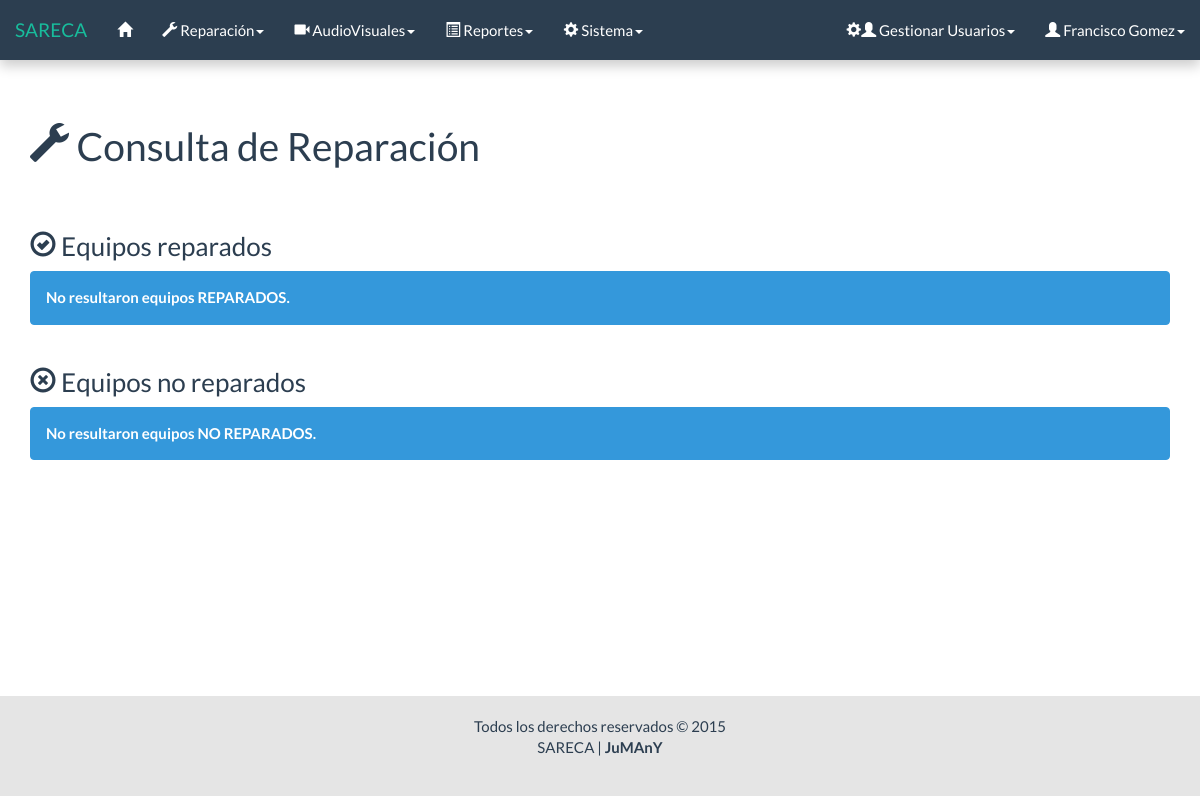
Before: /html/conslt_lista_eq_f.php (signed in) with the older database file.
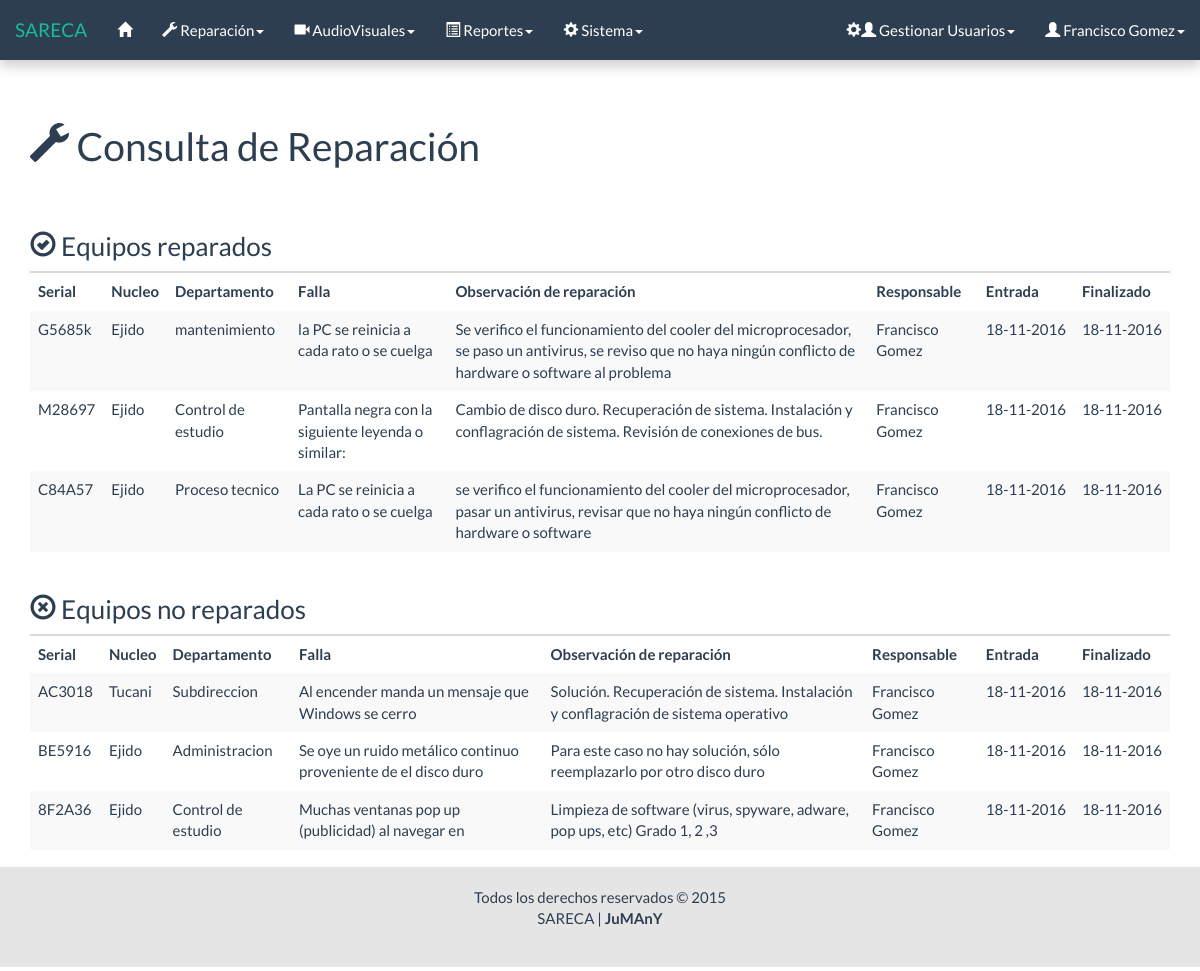
After: the same page with the newer database file.
### tables this page shows
CREATE TABLE `reparacion` (
  `Id` int(11) NOT NULL AUTO_INCREMENT,
  `Serial_equipo` varchar(11) NOT NULL,
  `Fecha_entrada` date NOT NULL,
  `Nucleo` varchar(50) NOT NULL,
  `Departamento` varchar(100) NOT NULL,
  `falla` varchar(200) NOT NULL,
  `Estado` int(1) NOT NULL,
  `observacion` varchar(200) NOT NULL,
  `resultado` int(1) NOT NULL,
  `observacion_reaparacion` varchar(200) NOT NULL,
  `Fecha_salida` date NOT NULL,
  `responsable` varchar(50) NOT NULL,
  PRIMARY KEY (`Id`),
  UNIQUE KEY `Serial_equipo` (`Serial_equipo`,`Fecha_entrada`),
  KEY `responsable` (`responsable`),
  CONSTRAINT `reparacion_ibfk_1` FOREIGN KEY (`responsable`) REFERENCES `usuario` (`Id`) ON UPDATE CASCADE
);

CREATE TABLE `usuario` (
  `Id` varchar(50) NOT NULL,
  `Contrasena` varchar(32) NOT NULL,
  `Nivel` int(1) NOT NULL,
  `Nombre` varchar(50) NOT NULL,
  `correo` varchar(50) NOT NULL,
  PRIMARY KEY (`Id`)
);

### php/lista_eq.php (the view, shortened to what this page needs)
<?php
	require('conexion/conexion.php');
	$sql = "SELECT reparacion.*, usuario.Nombre
			FROM reparacion
			JOIN usuario ON usuario.Id = reparacion.responsable
			WHERE Estado = 2
			AND resultado = 2";
	$res = $conectar->query($sql);
	if ($res->num_rows == 0) {
?>
		<div class="row">
			<div class="col-lg-12">
				<h3><span class="glyphicon glyphicon-ok-circle"></span> Equipos reparados</h3>
				<div class="alert alert-dismissible alert-info">
					<strong>No resultaron equipos REPARADOS.</strong>
				</div>
			</div>
		</div>
<?php
	} else {
?>
		<div class="row">
			<div class="col-lg-12">
				<h3><span class="glyphicon glyphicon-ok-circle"></span> Equipos reparados</h3>
				<table id="" class="table table-striped table-hover consulta">
					<thead>
						<tr>
							<th>Serial</th>
							<th>Nucleo</th>
							<th>Departamento</th>
							<th>Falla</th>
							<th>Observación de reparación</th>
							<th>Responsable</th>
							<th>Entrada</th>
							<th>Finalizado</th>
						</tr>
					</thead>
					<tbody>
					<?php
					while ($fila = $res->fetch_object()) {
						list($a,$m,$d) = explode('-',$fila->Fecha_entrada);
						list($af,$mf,$df) = explode('-',$fila->Fecha_salida);
						printf('
							<tr>
								<td>%s</td>
								<td>%s</td>
								<td>%s</td>
								<td>%s</td>
								<td>%s</td>
								<td>%s</td>
								<td>%d-%d-%d</td>
								<td>%d-%d-%d</td>
							</tr>',
							$fila->Serial_equipo,
							$fila->Nucleo,
							$fila->Departamento,
							$fila->falla,
							$fila->observacion_reaparacion,
							$fila->Nombre,
							$d,
							$m,
							$a,
							$df,
							$mf,
							$af
						);
					}
					?>
					</tbody>
				</table>
			</div>
		</div>
<?php
	}
	$sql = "SELECT reparacion.*, usuario.Nombre
			FROM reparacion
			JOIN usuario ON usuario.Id = reparacion.responsable
			WHERE Estado = 2
			AND resultado = 1";
	$res = $conectar->query($sql);
	if ($res->num_rows == 0) {
?>
		<div class="row">
			<div class="col-lg-12">
				<h3><span class="glyphicon glyphicon-remove-circle"></span> Equipos no reparados</h3>
				<div class="alert alert-dismissible alert-info">
					<strong>No resultaron equipos NO REPARADOS.</strong>
				</div>
			</div>
		</div>
<?php
	} else {
?>
		<div class="row">
			<div class="col-lg-12">
				<h3><span class="glyphicon glyphicon-remove-circle"></span> Equipos no reparados</h3>
				<table class="table table-striped table-hover consulta">
					<thead>
						<tr>
							<th>Serial</th>
							<th>Nucleo</th>
							<th>Departamento</th>
							<th>Falla</th>
							<th>Observación de reparación</th>
							<th>Responsable</th>
							<th>Entrada</th>
							<th>Finalizado</th>
						</tr>
					</thead>
					<tbody>
					<?php
					while ($fila = $res->fetch_object()) {
						list($a,$m,$d) = explode('-',$fila->Fecha_entrada);
						list($af,$mf,$df) = explode('-',$fila->Fecha_salida);
						printf('
							<tr>
								<td>%s</td>
								<td>%s</td>
								<td>%s</td>
								<td>%s</td>
								<td>%s</td>
								<td>%s</td>
								<td>%d-%d-%d</td>
								<td>%d-%d-%d</td>
							</tr>',
							$fila->Serial_equipo,
							$fila->Nucleo,
							$fila->Departamento,
							$fila->falla,
							$fila->observacion_reaparacion,
							$fila->Nombre,
							$d,
							$m,
							$a,
							$df,
							$mf,
							$af
						);
					}
					?>
					</tbody>
				</table>
			</div>
		</div>
<?php
	}
?>

### html/conslt_lista_eq_f.php (shortened to what this page needs)
<!DOCTYPE html>
<html lang="es">
	<head>
		<link rel="stylesheet" href="../css/bootstrap.css">
		<link rel="stylesheet" href="../css/general.css">
		<link rel="stylesheet" href="../css/jquery.dataTables.min.css">
	</head>
	<body>
		<div id="wrap">
			<?php
				include("menu/menu.php");
			?>
			<div class="container">
				<div class="bs-docs-section">
					<?php
						include('mensaje/mensaje.php');
					?>
					<div class="row">
						<div class="col-lg-12">
							<div class="page-header">
								<h1><span class="glyphicon glyphicon-wrench"></span> Consulta de Reparación</h1>
							</div>
						</div>
					</div>
					<?php include '../php/lista_eq.php'; ?>
				</div>
			</div>
			<div id="push"></div>
		</div>
		<div id="footer">
			<div class="container">
				<p class="muted credit">
					Todos los derechos reservados &copy; 2015 <br>
					SARECA | <b>JuMAnY</b>
				</p>
			</div>
		</div>
	</body>
</html>

### html/menu/menu.php (shortened to what this page needs)
<nav class="navbar navbar-default navbar-fixed-top">
	<div class="container-fluid">
		<div class="navbar-header">
			<a class="navbar-brand" href="#">SARECA</a>
		</div>
		<div class="collapse navbar-collapse" id="bs-example-navbar-collapse-1">
			<ul class="nav navbar-nav">
				<li data-toggle="tooltip" data-placement="bottom" title="" data-original-title="Inicio"><a href="inicio.php"><span class="glyphicon glyphicon-home"></span></a></li>
				<?php if($_SESSION["nivel"] == 3 || $_SESSION["nivel"] == 1){ ?>
							<li class="dropdown">
								<a href="#" class="dropdown-toggle" data-toggle="dropdown" role="button" aria-expanded="false"><span class="glyphicon glyphicon-wrench"></span> Reparación<span class="caret"></span></a>
							</li>
				<?php 	}
						if($_SESSION["nivel"] == 2 || $_SESSION["nivel"] == 1){
				?>
							<li class="dropdown">
								<a href="#" class="dropdown-toggle" data-toggle="dropdown" role="button" aria-expanded="false"><span class="glyphicon glyphicon-facetime-video"></span> AudioVisuales<span class="caret"></span></a>
							</li>
				<?php
				 		}
				?>
				<li class="dropdown">
					<a href="#" class="dropdown-toggle" data-toggle="dropdown" role="button" aria-expanded="false"><span class="glyphicon glyphicon-list-alt"></span> Reportes<span class="caret"></span></a>
				</li>
				<?php
						if($_SESSION["nivel"] == 1){
				?>
							<li class="dropdown">
								<a href="#" class="dropdown-toggle" data-toggle="dropdown" role="button" aria-expanded="false"><span class="glyphicon glyphicon-cog"></span> Sistema<span class="caret"></span></a>
							</li>
				<?php 	} ?>
			</ul>
			<ul class="nav navbar-nav navbar-right">
				<?php if($_SESSION["nivel"] == 1){ ?>
							<li class="dropdown">
								<a href="#" class="dropdown-toggle" data-toggle="dropdown" role="button" aria-expanded="false"><span class="glyphicon glyphicon-cog"></span><span class="glyphicon glyphicon-user"></span> Gestionar Usuarios<span class="caret"></span></a>
							</li>
				<?php } ?>
				<li data-toggle="tooltip" data-placement="left" title="" data-original-title="Perfil Usuario" class="dropdown">
					<a href="#" class="dropdown-toggle" data-toggle="dropdown" role="button" aria-expanded="false"><span class="glyphicon glyphicon-user"></span> <?=$_SESSION['nombre']?><span class="caret"></span></a>
				</li>
			</ul>
		</div>
	</div>
</nav>

### html/mensaje/mensaje.php (shortened to what this page needs)
<div class="row">
	<div class="col-lg-6 col-lg-offset-3">
		<br>
	</div>
</div>

### css/general.css (style rules this page uses)
html, body { height: 100%; }
.navbar { box-shadow: 0px 6px 12px rgba(0, 0, 0, 0.2); }
#wrap { min-height: 100%; height: auto !important; height: 100%; margin: 0 auto -104px; }
#push, #footer { height: 100px; }
#footer { text-align: center; background-color: #e5e5e5; }
#wrap > .container { padding-top: 60px; }
.container .credit { margin: 20px 0; }

Changed rows visible on the page:
added reparacion: Serial_equipo "G5685k", Nucleo "Ejido", Departamento "mantenimiento", falla "la PC se reinicia a cada rato o se cuelga", observacion_reaparacion "Se verifico el funcionamiento del cooler del microprocesador, se paso un antivirus, se reviso que no haya ningún conflicto de hardware o software al problema", responsable.Nombre "Francisco Gomez", d "18", m "11", a "2016", df "18", mf "11", af "2016", shown under "Equipos reparados"
added reparacion: Serial_equipo "M28697", Nucleo "Ejido", Departamento "Control de estudio", falla "Pantalla negra con la siguiente leyenda o similar:", observacion_reaparacion "Cambio de disco duro. Recuperación de sistema. Instalación y conflagración de sistema. Revisión de conexiones de bus.", responsable.Nombre "Francisco Gomez", d "18", m "11", a "2016", df "18", mf "11", af "2016", shown under "Equipos reparados"
added reparacion: Serial_equipo "C84A57", Nucleo "Ejido", Departamento "Proceso tecnico", falla "La PC se reinicia a cada rato o se cuelga", observacion_reaparacion "se verifico el funcionamiento del cooler del microprocesador, pasar un antivirus, revisar que no haya ningún conflicto de hardware o software", responsable.Nombre "Francisco Gomez", d "18", m "11", a "2016", df "18", mf "11", af "2016", shown under "Equipos reparados"
added reparacion: Serial_equipo "AC3018", Nucleo "Tucani", Departamento "Subdireccion", falla "Al encender manda un mensaje que Windows se cerro", observacion_reaparacion "Solución. Recuperación de sistema. Instalación y conflagración de sistema operativo", responsable.Nombre "Francisco Gomez", d "18", m "11", a "2016", df "18", mf "11", af "2016", shown under "Equipos no reparados"
added reparacion: Serial_equipo "BE5916", Nucleo "Ejido", Departamento "Administracion", falla "Se oye un ruido metálico continuo proveniente de el disco duro", observacion_reaparacion "Para este caso no hay solución, sólo reemplazarlo por otro disco duro", responsable.Nombre "Francisco Gomez", d "18", m "11", a "2016", df "18", mf "11", af "2016", shown under "Equipos no reparados"
added reparacion: Serial_equipo "8F2A36", Nucleo "Ejido", Departamento "Control de estudio", falla "Muchas ventanas pop up (publicidad) al navegar en", observacion_reaparacion "Limpieza de software (virus, spyware, adware, pop ups, etc) Grado 1, 2 ,3", responsable.Nombre "Francisco Gomez", d "18", m "11", a "2016", df "18", mf "11", af "2016", shown under "Equipos no reparados"
Other visible differences:
text no longer shown: "No resultaron equipos REPARADOS. No resultaron equipos NO REPARADOS."
text now shown: "Serial Nucleo Departamento Falla Observación de reparación Responsable Entrada Finalizado Serial Nucleo Departamento Falla Observación de reparación Responsable Entrada Finalizado"
